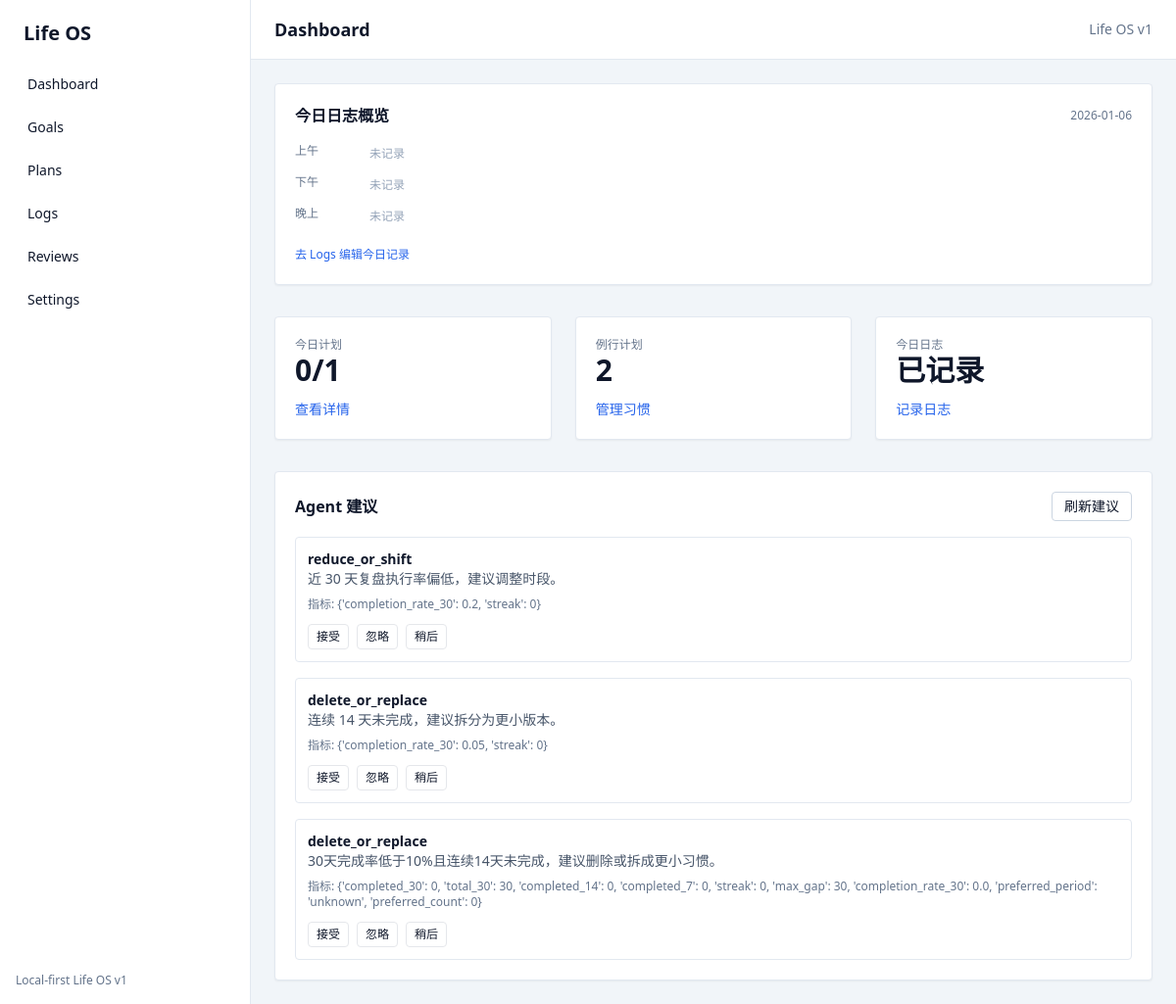
/dashboard, run on the app's committed database.
### app/domain/models.py (models this page shows)
class Suggestion(SQLModel, table=True):
    id: Optional[int] = Field(default=None, primary_key=True)
    habit_id: int = Field(foreign_key="habit.id")
    type: str
    reason: str
    metrics_json: Dict[str, Any] = Field(default_factory=dict, sa_column=Column(JSON))
    created_at: datetime = Field(default_factory=datetime.utcnow)
    status: str = "open"

### app/web/routes.py (the view)
@router.get("/", response_class=HTMLResponse)
@router.get("/dashboard", response_class=HTMLResponse)
def dashboard(request: Request) -> Response:
    session = _get_session(request)
    today = _today()
    periods = _get_periods(session)
    log = _ensure_day_log(session, today)
    period_rows = _build_period_rows(log, periods)
    plan = _ensure_daily_plan(session, today)
    _sync_plan_items(session, plan)
    items = session.exec(select(PlanItem).where(PlanItem.daily_plan_id == plan.id)).all()
    completed = len([item for item in items if item.completed_at])
    habits = session.exec(select(HabitTemplate).where(HabitTemplate.active == True)).all()  # noqa: E712
    suggestions = session.exec(select(Suggestion).where(Suggestion.status == "open")).all()
    overload = False
    overload_reason = ""
    if len(items) > 8:
        overload = True
        overload_reason = "今日计划超过 8 项，建议减少密度或拆分。"
    else:
        week_start = today - timedelta(days=6)
        week_plans = session.exec(
            select(DailyPlan).where(DailyPlan.date >= week_start, DailyPlan.date <= today)
        ).all()
        plan_ids = [plan.id for plan in week_plans]
        week_items = session.exec(
            select(PlanItem).where(PlanItem.daily_plan_id.in_(plan_ids))
        ).all() if plan_ids else []
        week_completed = len([item for item in week_items if item.completed_at])
        week_rate = week_completed / len(week_items) if week_items else 1
        if week_rate < 0.3:
            overload = True
            overload_reason = "连续一周完成率偏低，建议降低计划数量。"
    return templates.TemplateResponse(
        "dashboard.html",
        {
            "request": request,
            "today": today,
            "plan_items": items,
            "completed": completed,
            "habits": habits,
            "log": log,
            "suggestions": suggestions,
            "overload": overload,
            "overload_reason": overload_reason,
            "period_rows": period_rows,
            "periods": periods,
            "period_labels": _period_labels(),
        },
    )

### app/web/templates/dashboard.html (shortened to what this page needs)
{% extends "base.html" %}
{% block page_title %}Dashboard{% endblock %}
{% block content %}
  <div class="space-y-8">
    <div class="bg-white p-5 rounded shadow-sm border border-slate-200">
      <div class="flex items-center justify-between">
        <div class="text-base font-semibold">今日日志概览</div>
        <div class="text-xs text-slate-500">{{ today }}</div>
      </div>
      <div class="mt-4 space-y-3 text-sm">
        {% for row in period_rows %}
          <div class="flex items-start gap-3">
            <div class="w-16 text-xs text-slate-500">{{ row.label }}</div>
            <div class="flex-1 text-slate-700">
              {% if row.text %}
                {{ row.text[:60] }}{% if row.text|length > 60 %}...{% endif %}
              {% else %}
                <span class="text-xs text-slate-400">未记录</span>
              {% endif %}
            </div>
          </div>
        {% endfor %}
      </div>
      <div class="mt-4">
        <a class="text-xs text-blue-600" href="/logs?target_date={{ today }}">去 Logs 编辑今日记录</a>
      </div>
    </div>
    <div class="grid md:grid-cols-3 gap-6">
      <div class="bg-white p-5 rounded shadow-sm border border-slate-200">
        <div class="text-xs text-slate-500">今日计划</div>
        <div class="text-3xl font-semibold">{{ completed }}/{{ plan_items|length }}</div>
        <div class="mt-3 text-sm">
          <a class="text-blue-600" href="/plans?target_date={{ today }}">查看详情</a>
        </div>
      </div>
      <div class="bg-white p-5 rounded shadow-sm border border-slate-200">
        <div class="text-xs text-slate-500">例行计划</div>
        <div class="text-3xl font-semibold">{{ habits|length }}</div>
        <div class="mt-3 text-sm">
          <a class="text-blue-600" href="/plans">管理习惯</a>
        </div>
      </div>
      <div class="bg-white p-5 rounded shadow-sm border border-slate-200">
        <div class="text-xs text-slate-500">今日日志</div>
        <div class="text-3xl font-semibold">{{ "已记录" if log else "未记录" }}</div>
        <div class="mt-3 text-sm">
          <a class="text-blue-600" href="/logs?target_date={{ today }}">记录日志</a>
        </div>
      </div>
    </div>
    <div class="bg-white p-5 rounded shadow-sm border border-slate-200">
      <div class="flex items-center justify-between">
        <div class="text-base font-semibold">Agent 建议</div>
        <button
          class="text-sm px-3 py-1 border border-slate-300 rounded"
          hx-post="/suggestions/generate"
          hx-target="#suggestion-list"
          hx-indicator="#hx-indicator"
        >
          刷新建议
        </button>
      </div>
      <div id="suggestion-list" class="mt-4">
        {% include "partials/suggestions.html" %}
      </div>
    </div>
  </div>
{% endblock %}

### app/web/templates/partials/suggestions.html (shortened to what this page needs)
{% if suggestions %}
  <div class="space-y-4">
    {% for suggestion in suggestions %}
      <div class="border border-slate-200 rounded p-3 text-sm">
        <div class="text-sm font-semibold">{{ suggestion.type }}</div>
        <div class="text-slate-600">{{ suggestion.reason }}</div>
        <div class="text-xs text-slate-500 mt-2">指标: {{ suggestion.metrics_json }}</div>
        <div class="mt-3 flex gap-2">
          <form hx-post="/suggestions/{{ suggestion.id }}/decide" hx-target="#suggestion-list">
            <button class="px-2 py-1 text-xs border rounded">接受</button>
          </form>
          <form hx-post="/suggestions/{{ suggestion.id }}/decide" hx-target="#suggestion-list">
            <button class="px-2 py-1 text-xs border rounded">忽略</button>
          </form>
          <form hx-post="/suggestions/{{ suggestion.id }}/decide" hx-target="#suggestion-list">
            <button class="px-2 py-1 text-xs border rounded">稍后</button>
          </form>
        </div>
      </div>
    {% endfor %}
  </div>
{% else %}
  <div class="text-sm text-slate-500">暂无建议</div>
{% endif %}

### app/web/templates/base.html (style rules this page uses)
body { font-family: "Space Grotesk", ui-sans-serif, system-ui; }

### data on the page
Suggestion: type "reduce_or_shift", reason "近 30 天复盘执行率偏低，建议调整时段。", metrics_json "{'completion_rate_30': 0.2, 'streak': 0}"
Suggestion: type "delete_or_replace", reason "连续 14 天未完成，建议拆分为更小版本。", metrics_json "{'completion_rate_30': 0.05, 'streak': 0}"
Suggestion: type "delete_or_replace", reason "30天完成率低于10%且连续14天未完成，建议删除或拆成更小习惯。", metrics_json "{'completed_30': 0, 'total_30': 30, 'completed_14': 0, 'completed_7': 0, 'streak': 0, 'max_gap': 30, 'completion_rate_30': 0.0, 'preferred_period': 'unknown', 'preferred_count': 0}"

### other printed values
{{ today }} "2026-01-06"
{{ row.label }} "上午" "下午" "晚上"
{{ completed }} "0"
{{ plan_items|length }} "1"
{{ habits|length }} "2"
{{ "已记录" if log else "未记录" }} "已记录"
